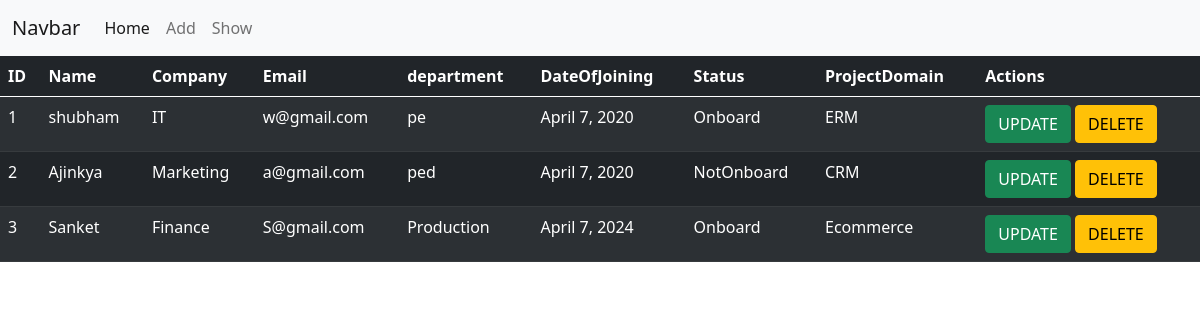
/v1/sv/, run on the app's committed database.
### client/models.py (models this page shows)
class ClientInfo(models.Model):
    status = [
        ('Onboard', 'Onboard'),
        ('NotOnboard', 'NotOnboard'),
        ]
    project = [
        ('SAAS', 'SAAS'),
        ('Ecommerce','Ecommerce' ),
        ('CRM', 'CRM'),
        ('ERM', 'ERM'),
        ('Finance','Finance')
    ]
    cid = models.IntegerField(primary_key=True)
    name = models.CharField(max_length=40)
    company = models.CharField(max_length=30)
    email_id = models.EmailField()
    department = models.CharField(max_length=30)
    date_of_joining = models.DateField()
    status = models.CharField(max_length=30, choices=status)
    projectDomain = models.CharField(max_length=50, choices=project)

### client/views.py (the view)
# urls.py: path('sv/', showview, name="show"),
def showview(request):
    obj = ClientInfo.objects.all()
    return render(request, "client/show.html", {"obj": obj})

### templates/client/show.html (shortened to what this page needs)
{% extends 'base.html' %}
{% block content %}
<table class="table table-dark table-striped">
    <thead>
    <tr>
        <th>ID</th>
        <th>Name</th>
        <th>Company</th>
        <th>Email</th>
        <th>department</th>
        <th>DateOfJoining</th>
        <th>Status</th>
        <th>ProjectDomain</th>
        <th>Actions</th>
    </tr>
    </thead>
    <tbody>
    {% for i in obj %}
    <tr>
        <td>{{i.cid}}</td>
        <td>{{i.name}}</td>
        <td>{{i.company}}</td>
        <td>{{i.email_id}}</td>
        <td>{{i.department}}</td>
        <td>{{i.date_of_joining}}</td>
        <td>{{i.status}}</td>
        <td>{{i.projectDomain}}</td>
        <td>
            <a href="{% url 'update' i.cid %}" class="btn btn-success">UPDATE</a>
            <a href="{% url 'delete' i.cid %}" class="btn btn-warning">DELETE</a>
        </td>
    </tr>
    {% endfor %}
    </tbody>
</table>
{% endblock %}

### templates/base.html (shortened to what this page needs)
<!DOCTYPE html>
<html lang="en">
<head>
    <link href="https://cdn.jsdelivr.net/npm/bootstrap@5.0.2/dist/css/bootstrap.min.css" rel="stylesheet">
</head>
<body>
    <nav class="navbar navbar-expand-lg navbar-light bg-light">
  <div class="container-fluid">
    <a class="navbar-brand" href="#">Navbar</a>
    <div class="collapse navbar-collapse" id="navbarNavAltMarkup">
      <div class="navbar-nav">
        <a class="nav-link active" aria-current="page" href="#">Home</a>
        <a class="nav-link" href="{% url 'add' %}">Add</a>
        <a class="nav-link" href="{% url 'show' %}">Show</a>
      </div>
    </div>
  </div>
</nav>
    {% block content %}
    {% endblock %}
</body>
</html>

### data on the page
ClientInfo: cid "1", name "shubham", company "IT", email_id "w@gmail.com", department "pe", date_of_joining "April 7, 2020", status "Onboard", projectDomain "ERM"
ClientInfo: cid "2", name "Ajinkya", company "Marketing", email_id "a@gmail.com", department "ped", date_of_joining "April 7, 2020", status "NotOnboard", projectDomain "CRM"
ClientInfo: cid "3", name "Sanket", company "Finance", email_id "S@gmail.com", department "Production", date_of_joining "April 7, 2024", status "Onboard", projectDomain "Ecommerce"
